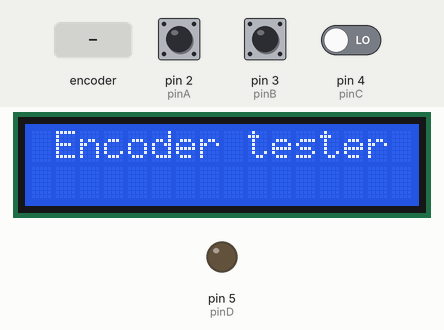
Simulated run of this sketch. Board: Arduino Uno, built with avr-gcc and run on an emulated ATmega328P. Shown: 16×2 character LCD, output pins drawn as LEDs (lit = HIGH). Inputs (shaded band) come from the test bench; at power-on: pin 2 (pinA) HIGH, pin 3 (pinB) HIGH, pin 4 (pinC) LOW.

Above: at 1.2 s.
1.3 s: rotary encoder on pin 2 (pinA) / pin 3 (pinB) turned 3 steps (first pin leading)
At 2.4 s:
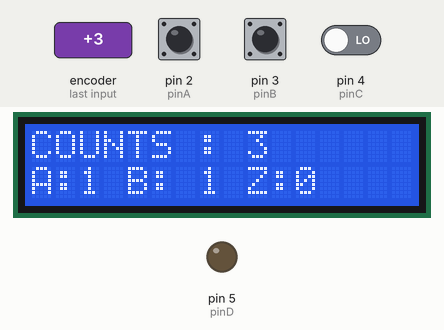
3.4 s: rotary encoder on pin 2 (pinA) / pin 3 (pinB) turned 1 step (first pin leading)
At 4.9 s:
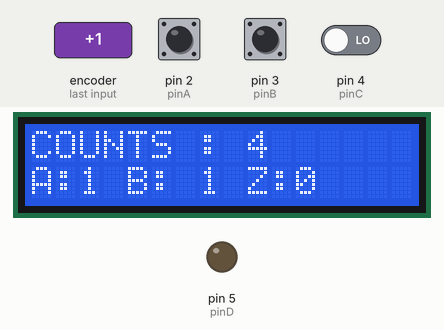
Timing chart, 0 to 6.4 s (numbered marks = the images above; inputs shaded):
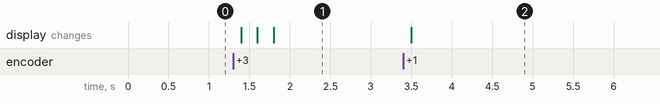

The sketch:

encoder_tester.ino
```cpp
#include <Wire.h>
#include <LiquidCrystal_I2C.h>
LiquidCrystal_I2C lcd(0x27, 16, 2);
int pinC =4;
int pinD =5;
static int pinA = 2; // Our first hardware interrupt pin is digital pin 2
static int pinB = 3;// Our second hardware interrupt pin is digital pin 3
volatile byte aFlag = 0; // let's us know when we're expecting a rising edge on pinA to signal that the encoder has arrived at a detent
volatile byte bFlag = 0; // let's us know when we're expecting a rising edge on pinB to signal that the encoder has arrived at a detent (opposite direction to when aFlag is set)
volatile long int encoderPos = 0; //this variable stores our current value of encoder position. Change to int or uin16_t instead of byte if you want to record a larger range than 0-255
volatile long int oldEncPos = 0; //stores the last encoder position value so we can compare to the current reading and see if it has changed (so we know when to print to the serial monitor)
volatile long int reading = 0; //somewhere to store the direct values we read from our interrupt pins before checking to see if we have moved a whole detent

void setup() {
  pinMode(pinA, INPUT_PULLUP); // set pinA as an input, pulled HIGH to the logic voltage (5V or 3.3V for most cases)
  pinMode(pinB, INPUT_PULLUP); // set pinB as an input, pulled HIGH to the logic voltage (5V or 3.3V for most cases)
  pinMode(pinD, OUTPUT);
  attachInterrupt(0,PinA,RISING); // set an interrupt on PinA, looking for a rising edge signal and executing the "PinA" Interrupt Service Routine (below)
  attachInterrupt(1,PinB,RISING); // set an interrupt on PinB, looking for a rising edge signal and executing the "PinB" Interrupt Service Routine (below)

  lcd.begin();   // initialize the LCD
// Serial.begin(9600); // start the serial monitor link
  // Turn on the blacklight and print a message.
  lcd.backlight();
  lcd.setCursor(1,0);
  lcd.print("Encoder tester");
}

void PinA(){
  cli(); //stop interrupts happening before we read pin values
  reading = PIND & 0xC; // read all eight pin values then strip away all but pinA and pinB's values
  if(reading == B00001100 && aFlag) { //check that we have both pins at detent (HIGH) and that we are expecting detent on this pin's rising edge
    encoderPos --; //decrement the encoder's position count
    bFlag = 0; //reset flags for the next turn
    aFlag = 0; //reset flags for the next turn
  }
  else if (reading == B00000100) bFlag = 1; //signal that we're expecting pinB to signal the transition to detent from free rotation
  sei(); //restart interrupts
}

void PinB(){
  cli(); //stop interrupts happening before we read pin values
  reading = PIND & 0xC; //read all eight pin values then strip away all but pinA and pinB's values
  if (reading == B00001100 && bFlag) { //check that we have both pins at detent (HIGH) and that we are expecting detent on this pin's rising edge
    encoderPos ++; //increment the encoder's position count
    bFlag = 0; //reset flags for the next turn
    aFlag = 0; //reset flags for the next turn
  }
  else if (reading == B00001000) aFlag = 1; //signal that we're expecting pinA to signal the transition to detent from free rotation
  sei(); //restart interrupts
}

void loop(){
  if(oldEncPos != encoderPos) {
    lcd.clear();
    lcd.print("COUNTS : ");
    lcd.print(encoderPos);
    lcd.setCursor(0,1);
    lcd.print("A:");
    lcd.print(digitalRead(pinA));
    lcd.print(" B: ");
    lcd.print(digitalRead(pinB));
    lcd.print(" Z:");
    lcd.print(digitalRead(pinC));
   // Serial.print(digitalRead(pinA));
   // Serial.print(",");
   // Serial.println(digitalRead(pinB)+3);
    if(digitalRead(pinC)){
      digitalWrite(pinD,HIGH);
      delay(100);
      digitalWrite(pinD,LOW);
     }
      oldEncPos = encoderPos;
  }
}
```

Measured:
- after the input at 1.3 s, the display: first changes after 0.10 s (image 1 shows a later state)
- after the input at 3.4 s, the display: changes after 0.10 s (image 2)
